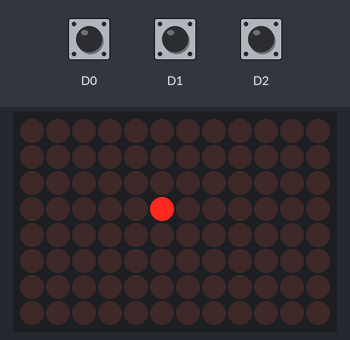
Bench run of a sketch on a simulated Arduino Uno R4 WiFi. Parts: 12×8 LED matrix. Inputs (shaded band) come from the test bench; at power-on: D0 HIGH, D1 HIGH, D2 HIGH.

Above: at 1.26 s.
1.3 s: D0 pulled LOW for 0.15 s
At 1.52 s:
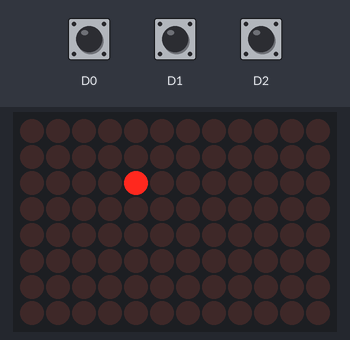
2.0 s: D1 pulled LOW for 0.15 s
At 2.12 s:
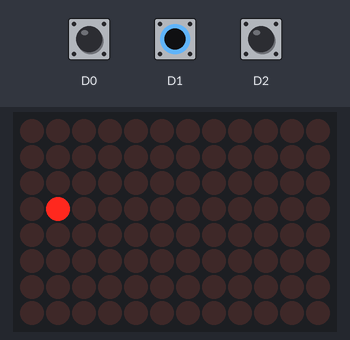
2.7 s: D2 pulled LOW for 0.15 s
At 3.33 s:
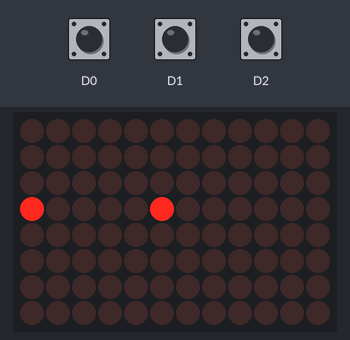
3.4 s: D0 pulled LOW for 1 s
At 3.53 s:
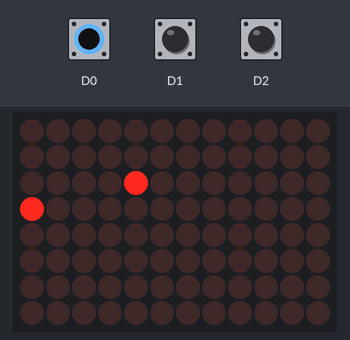
5.0 s: D1 pulled LOW for 1 s
At 5.14 s:
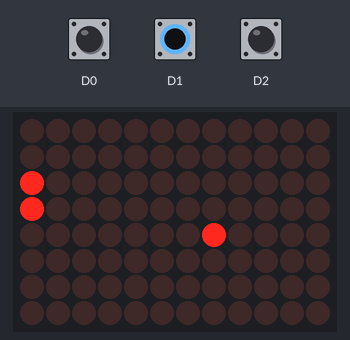
6.6 s: D2 pulled LOW for 3.2 s
At 10.24 s:
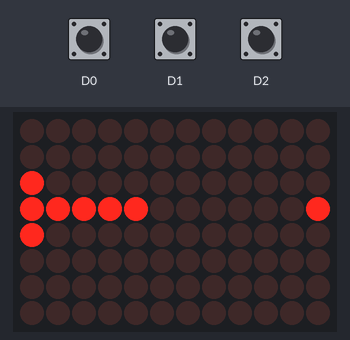

The sketch:

tetris2.ino
```cpp
#include "Arduino_LED_Matrix.h"
ArduinoLEDMatrix matrix;
int x = 0;
int y = 0;
int n;
int si;
int i;
int b;
int j;
int k;
int go;
int cnt;
int cnt2;
int left, right, up, down;
int point;
int speedrun;
byte frame[8][12] = {
  { 0, 0, 0, 0, 0, 0, 0, 0, 0, 0, 0, 0 },
  { 0, 0, 0, 0, 0, 0, 0, 0, 0, 0, 0, 0 },
  { 0, 0, 0, 0, 0, 0, 0, 0, 0, 0, 0, 0 },
  { 0, 0, 0, 0, 0, 0, 0, 0, 0, 0, 0, 0 },
  { 0, 0, 0, 0, 0, 0, 0, 0, 0, 0, 0, 0 },
  { 0, 0, 0, 0, 0, 0, 0, 0, 0, 0, 0, 0 },
  { 0, 0, 0, 0, 0, 0, 0, 0, 0, 0, 0, 0 },
  { 0, 0, 0, 0, 0, 0, 0, 0, 0, 0, 0, 0 },
};
byte frame2[8][12] = {
  { 0, 0, 0, 0, 0, 0, 0, 0, 0, 0, 0, 0 },
  { 1, 0, 1, 0, 1, 1, 1, 0, 1, 1, 1, 0 },
  { 1, 0, 1, 0, 0, 1, 0, 0, 1, 0, 1, 0 },
  { 1, 1, 1, 0, 0, 1, 0, 0, 1, 0, 1, 0 },
  { 0, 0, 1, 0, 0, 1, 0, 0, 1, 0, 1, 0 },
  { 0, 0, 1, 0, 0, 1, 0, 0, 1, 0, 1, 0 },
  { 0, 0, 1, 0, 0, 1, 0, 0, 1, 0, 1, 0 },
  { 0, 0, 1, 0, 0, 1, 0, 0, 1, 1, 1, 0 },
};
byte g[3][2] = {
  { 1, 0 },
  { 1, 0 },
  { 1, 1 },
};

void gameover() {
  for (k = 0; k < 8; k++) {
    go = 0;
    for (int n = 0; n < 12; n++)
      if (frame[k][n] == 1)
        go++;
    if (go == 12) {
      matrix.renderBitmap(frame2, 8, 12);
      delay(1000);
    }
  }
}
void setup() {
  Serial.begin(9600);
  matrix.begin();
  pinMode(2, INPUT_PULLUP);
  pinMode(1, INPUT_PULLUP);
  pinMode(0, INPUT_PULLUP);
}

void loop() {

  frame[y][x] = 0;
  si++;
  if (si >= speedrun) {
    x--;
    si = 0;
  }
  if (digitalRead(2) == 0) {
    speedrun = 10;
  } else {
    speedrun = 20;
  }

  if (digitalRead(0) == 0) {
    if (up == 0)
      if ((y > 0) && (frame[y - 1][x] == 0))
        y--;
    up = 1;
  } else up = 0;

  if (digitalRead(1) == 0) {
    if (down == 0)
      if ((y < 7) && (frame[y + 1][x] == 0))
        y++;
    down = 1;
  } else down = 0;


  frame[y][x] = 1;

  if ((x <= 0) || (frame[y][x - 1] == 1)) {
    gameover();
    cnt = 0;
    for (i = 0; i < 8; i++)
      if (frame[i][0] == 1)
        cnt++;
      else break;
    if (cnt == 8)
      for (i = 0; i < 8; i++) {
        for (j = 0; j < 11; j++)
          frame[i][j] = frame[i][j + 1];
        frame[i][11] = 0;
      }
    if (cnt == 8) {
      point++;
      Serial.print("баллов");
      Serial.println(point);
    }

    x = 11;
    y = 3;
    frame[y][x] = 1;
  }
  //new
  delay(10);
  matrix.renderBitmap(frame, 8, 12);
}
```

Measured:
- after the input at 1.3 s, the display: first changes at once (image 1 shows a later state)
- after the input at 2.0 s, the display: changes at once (image 2)
- after the input at 3.4 s, the display: changes at once (image 4)
- after the input at 5.0 s, the display: changes at once (image 5)
